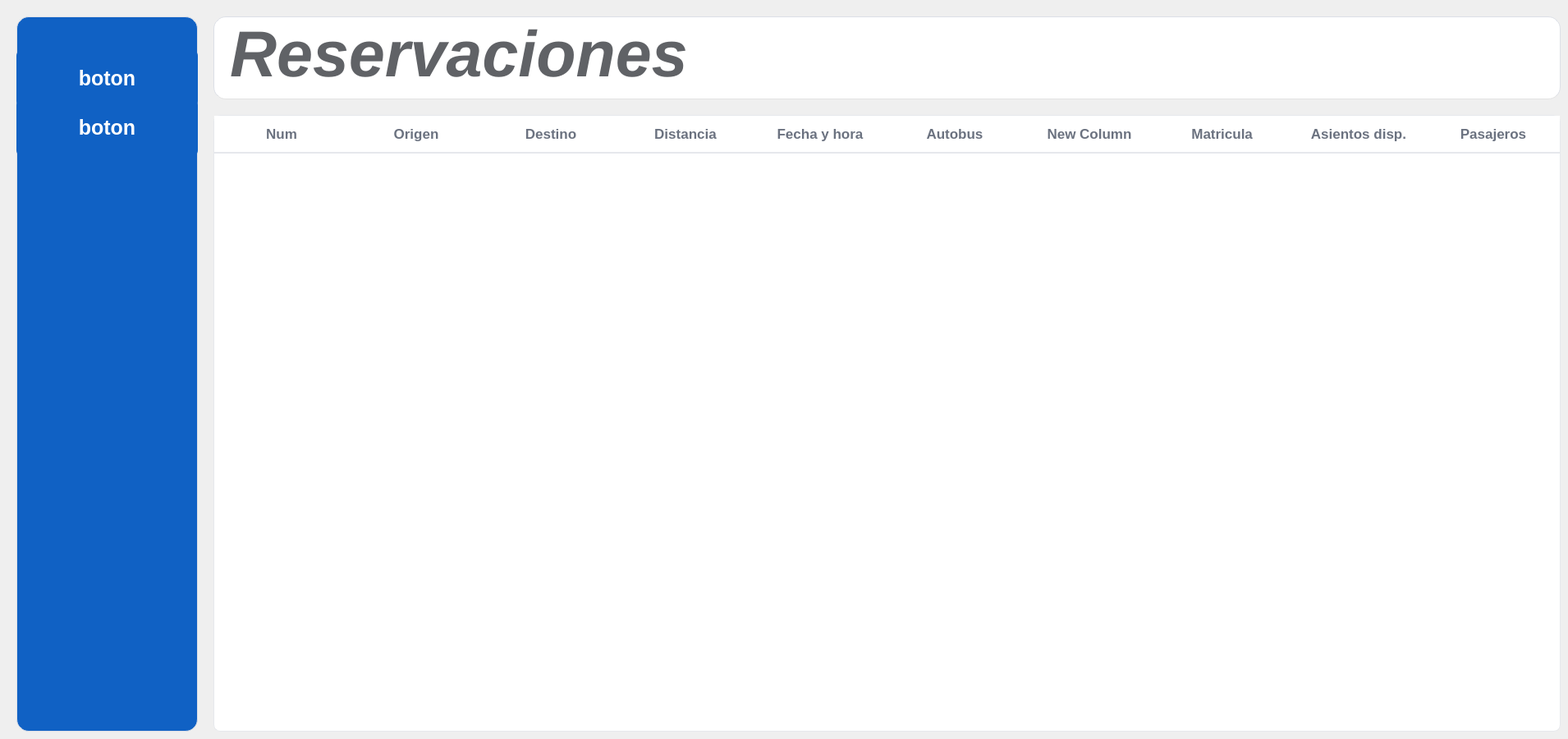
    <widget class="QWidget" name="pagina_reservaciones">
     <widget class="QWidget" name="widget_opfiltro" native="true">
      <property name="geometry">
       <rect>
        <x>260</x>
        <y>20</y>
        <width>1641</width>
        <height>101</height>
       </rect>
      </property>
      <property name="styleSheet">
       <string notr="true">background-color: #ffffff;
border: 1px solid #dcdfe6;
border-radius: 15px;
gridline-color: #e0e0e0;
outline: none;
color: #606266;
border-radius: 15px;
border-bottom: 1px solid #E3E3E3;

</string>
      </property>
      <widget class="QLabel" name="label_estatico_operadores">
       <property name="geometry">
        <rect>
         <x>20</x>
         <y>10</y>
         <width>591</width>
         <height>71</height>
        </rect>
       </property>
       <property name="font">
        <font>
         <pointsize>59</pointsize>
         <italic>true</italic>
         <bold>true</bold>
        </font>
       </property>
       <property name="styleSheet">
        <string notr="true">border:none

</string>
       </property>
       <property name="text">
        <string>Reservaciones</string>
       </property>
      </widget>
     </widget>
     <widget class="QTableWidget" name="QtableWidget_corridas">
      <property name="geometry">
       <rect>
        <x>260</x>
        <y>140</y>
        <width>1641</width>
        <height>751</height>
       </rect>
      </property>
      <property name="font">
       <font>
        <pointsize>-1</pointsize>
        <bold>true</bold>
       </font>
      </property>
      <property name="layoutDirection">
       <enum>Qt::LayoutDirection::LeftToRight</enum>
      </property>
      <property name="styleSheet">
       <string notr="true">QTableView {
    background: #ffffff;
    border: 1px solid #e6e8ec;
    border-radius: 8px;
    gridline-color: #f1f1f3;
    selection-background-color: #e8f0fe;
    selection-color: #1a1a1a;
    font-size: 14px;
    color: #333;
    alternate-background-color: #fafbff;
    show-grid: false;
}

QTableView::item {
    padding: 8px 12px;
    border: 0px;
}

QTableView::item:hover {
    background: #f5f8ff;
}

QTableView::item:selected {
    background: #e2edff;
    color: #1a1a1a;
}

QHeaderView::section {
    background: #ffffff;
    color: #6b7280;
    padding: 10px 12px;
    border: 0;
    border-bottom: 2px solid #e6e8ec;
    font-size: 17px;
    font-weight: 600;
}

QHeaderView::section:hover {
    background: #f7f9fc;
}

QHeaderView {
    background: #ffffff;
    border: 0;
}

QTableView::indicator {
    width: 18px;
    height: 18px;
}

QHeaderView::section:first {
    border-top-left-radius: 15px;
}

QHeaderView::section:last {
    border-top-right-radius: 15px;
}

QScrollBar:vertical {
    background: transparent;
    width: 10px;
    margin: 0px;
}

QScrollBar::handle:vertical {
    background: #cfd3da;
    min-height: 25px;
    border-radius: 5px;
}

QScrollBar::handle:vertical:hover {
    background: #b5bac4;
}

QScrollBar::add-line,
QScrollBar::sub-line {
    background: none;
    height: 0px;
}
</string>
      </property>
      <property name="horizontalScrollBarPolicy">
       <enum>Qt::ScrollBarPolicy::ScrollBarAlwaysOff</enum>
      </property>
      <property name="sizeAdjustPolicy">
       <enum>QAbstractScrollArea::SizeAdjustPolicy::AdjustIgnored</enum>
      </property>
      <attribute name="horizontalHeaderVisible">
       <bool>true</bool>
      </attribute>
      <attribute name="horizontalHeaderCascadingSectionResizes">
       <bool>false</bool>
      </attribute>
      <attribute name="horizontalHeaderDefaultSectionSize">
       <number>164</number>
      </attribute>
      <attribute name="horizontalHeaderHighlightSections">
       <bool>false</bool>
      </attribute>
      <column>
       <property name="text">
        <string>Num</string>
       </property>
       <property name="font">
        <font>
         <bold>true</bold>
        </font>
       </property>
      </column>
      <column>
       <property name="text">
        <string>Origen</string>
       </property>
       <property name="font">
        <font>
         <bold>true</bold>
        </font>
       </property>
      </column>
      <column>
       <property name="text">
        <string>Destino</string>
       </property>
       <property name="font">
        <font>
         <bold>true</bold>
        </font>
       </property>
      </column>
      <column>
       <property name="text">
        <string>Distancia</string>
       </property>
       <property name="font">
        <font>
         <bold>true</bold>
        </font>
       </property>
      </column>
      <column>
       <property name="text">
        <string>Fecha y hora</string>
       </property>
       <property name="font">
        <font>
         <bold>true</bold>
        </font>
       </property>
      </column>
      <column>
       <property name="text">
        <string>Autobus</string>
       </property>
       <property name="font">
        <font>
         <bold>true</bold>
        </font>
       </property>
      </column>
      <column>
       <property name="text">
        <string>New Column</string>
       </property>
      </column>
      <column>
       <property name="text">
        <string>Matricula </string>
       </property>
       <property name="font">
        <font>
         <bold>true</bold>
        </font>
       </property>
      </column>
      <column>
       <property name="text">
        <string>Asientos disp.</string>
       </property>
       <property name="font">
        <font>
         <bold>true</bold>
        </font>
       </property>
      </column>
      <column>
       <property name="text">
        <string>Pasajeros</string>
       </property>
       <property name="font">
        <font>
         <bold>true</bold>
        </font>
       </property>
      </column>
     </widget>
     <widget class="QWidget" name="widget_opbotones" native="true">
      <property name="geometry">
       <rect>
        <x>20</x>
        <y>20</y>
        <width>221</width>
        <height>871</height>
       </rect>
      </property>
      <property name="styleSheet">
       <string notr="true">

background-color: #1061C4;
border: 1px solid #dcdfe6;
border-radius: 15px;
gridline-color: #e0e0e0;
outline: none;
color: #606266;

</string>
      </property>
      <widget class="QPushButton" name="boton_ejemplo">
       <property name="geometry">
        <rect>
         <x>0</x>
         <y>40</y>
         <width>221</width>
         <height>71</height>
        </rect>
       </property>
       <property name="font">
        <font>
         <pointsize>-1</pointsize>
         <bold>true</bold>
        </font>
       </property>
       <property name="styleSheet">
        <string notr="true">QPushButton{
	background: #1061C4;
	color:WHITE;
	border:none;
	border-radius: 8px;
	font-weight: bold;
	font-size: 25px;
}

QPushButton:hover {
    background-color: #0D4FAB;    
}

QPushButton:pressed {
    background-color: #0A3F8A;     
}</string>
       </property>
       <property name="text">
        <string>boton</string>
       </property>
       <property name="iconSize">
        <size>
         <width>30</width>
         <height>30</height>
        </size>
       </property>
      </widget>
      <widget class="QPushButton" name="boton_ejemplo_2">
       <property name="geometry">
        <rect>
         <x>0</x>
         <y>100</y>
         <width>221</width>
         <height>71</height>
        </rect>
       </property>
       <property name="font">
        <font>
         <pointsize>-1</pointsize>
         <bold>true</bold>
        </font>
       </property>
       <property name="styleSheet">
        <string notr="true">QPushButton{
	background: #1061C4;
	color:WHITE;
	border:none;
	border-radius: 8px;
	font-weight: bold;
	font-size: 25px;
}

QPushButton:hover {
    background-color: #0D4FAB;    
}

QPushButton:pressed {
    background-color: #0A3F8A;     
}</string>
       </property>
       <property name="text">
        <string>boton</string>
       </property>
       <property name="iconSize">
        <size>
         <width>30</width>
         <height>30</height>
        </size>
       </property>
      </widget>
     </widget>
    </widget>
